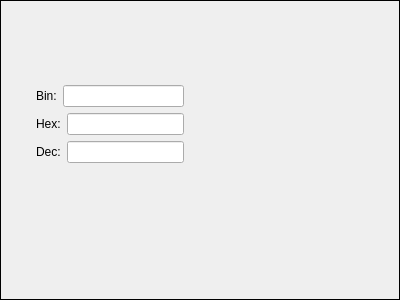
<?xml version="1.0" encoding="UTF-8"?>
<ui version="4.0">
 <class>RegItem</class>
 <widget class="QFrame" name="RegItem">
  <property name="geometry">
   <rect>
    <x>0</x>
    <y>0</y>
    <width>400</width>
    <height>300</height>
   </rect>
  </property>
  <property name="windowTitle">
   <string>Frame</string>
  </property>
  <property name="frameShape">
   <enum>QFrame::Box</enum>
  </property>
  <widget class="QWidget" name="verticalLayoutWidget">
   <property name="geometry">
    <rect>
     <x>30</x>
     <y>30</y>
     <width>160</width>
     <height>139</height>
    </rect>
   </property>
   <layout class="QVBoxLayout" name="mainLayout">
    <property name="leftMargin">
     <number>6</number>
    </property>
    <property name="topMargin">
     <number>6</number>
    </property>
    <property name="rightMargin">
     <number>6</number>
    </property>
    <property name="bottomMargin">
     <number>6</number>
    </property>
    <item>
     <widget class="QLabel" name="nameLabel"/>
    </item>
    <item>
     <widget class="QLabel" name="lenLabel">
      <property name="text">
       <string/>
      </property>
     </widget>
    </item>
    <item>
     <layout class="QHBoxLayout" name="horizontalLayout">
      <item>
       <widget class="QLabel" name="label_2">
        <property name="text">
         <string>Bin:</string>
        </property>
       </widget>
      </item>
      <item>
       <widget class="QLineEdit" name="binEdit"/>
      </item>
     </layout>
    </item>
    <item>
     <layout class="QHBoxLayout" name="horizontalLayout_2">
      <item>
       <widget class="QLabel" name="label_3">
        <property name="text">
         <string>Hex:</string>
        </property>
       </widget>
      </item>
      <item>
       <widget class="QLineEdit" name="hexEdit"/>
      </item>
     </layout>
    </item>
    <item>
     <layout class="QHBoxLayout" name="horizontalLayout_3">
      <item>
       <widget class="QLabel" name="label_4">
        <property name="text">
         <string>Dec:</string>
        </property>
       </widget>
      </item>
      <item>
       <widget class="QLineEdit" name="decEdit"/>
      </item>
     </layout>
    </item>
   </layout>
  </widget>
 </widget>
 <resources/>
 <connections/>
</ui>
